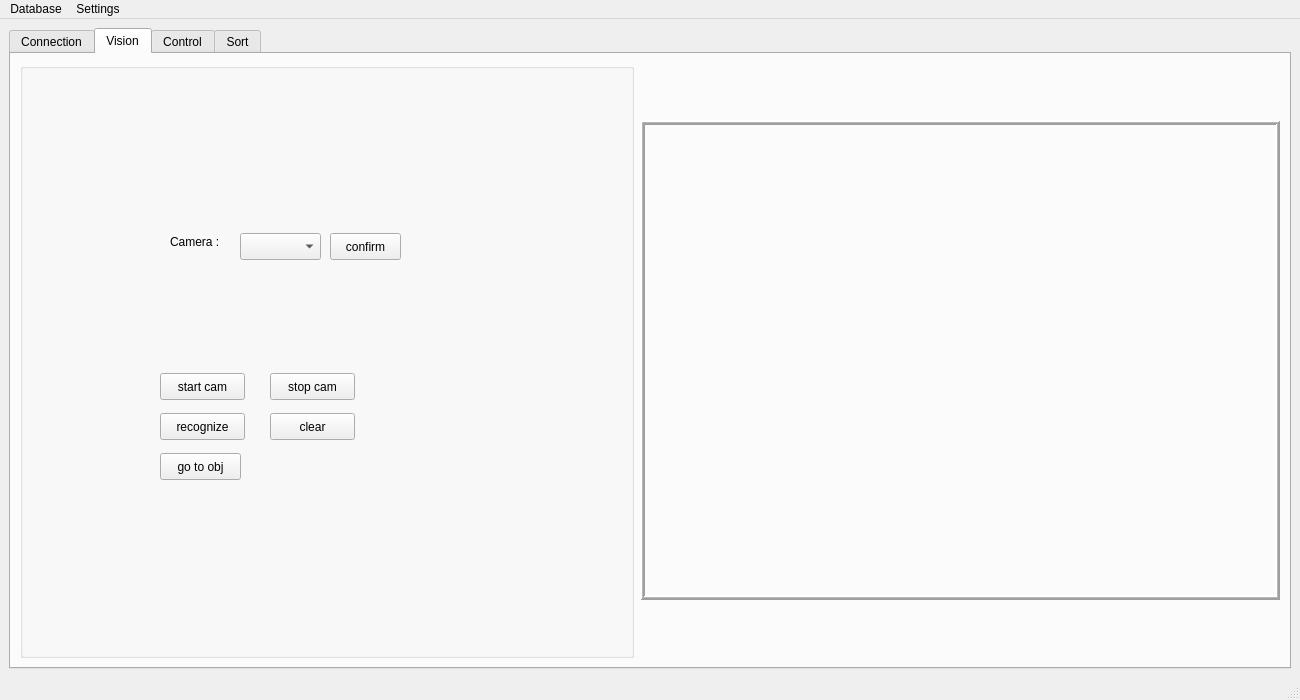
<?xml version="1.0" encoding="UTF-8"?>
<ui version="4.0">
 <class>MainWindow</class>
 <widget class="QMainWindow" name="MainWindow">
  <property name="geometry">
   <rect>
    <x>0</x>
    <y>0</y>
    <width>1300</width>
    <height>700</height>
   </rect>
  </property>
  <property name="minimumSize">
   <size>
    <width>1300</width>
    <height>700</height>
   </size>
  </property>
  <property name="windowTitle">
   <string>MainWindow</string>
  </property>
  <widget class="QWidget" name="centralwidget">
   <layout class="QHBoxLayout" name="horizontalLayout">
    <item>
     <widget class="QTabWidget" name="tabWidget">
      <property name="enabled">
       <bool>true</bool>
      </property>
      <property name="currentIndex">
       <number>1</number>
      </property>
      <widget class="QWidget" name="tab_con">
       <property name="enabled">
        <bool>true</bool>
       </property>
       <attribute name="title">
        <string>Connection</string>
       </attribute>
       <layout class="QGridLayout" name="gridLayout_3">
        <item row="0" column="0">
         <widget class="QGroupBox" name="groupBox_5">
          <property name="maximumSize">
           <size>
            <width>600</width>
            <height>220</height>
           </size>
          </property>
          <property name="title">
           <string/>
          </property>
          <layout class="QGridLayout" name="gridLayout_2">
           <item row="3" column="0">
            <spacer name="verticalSpacer">
             <property name="orientation">
              <enum>Qt::Vertical</enum>
             </property>
             <property name="sizeHint" stdset="0">
              <size>
               <width>20</width>
               <height>40</height>
              </size>
             </property>
            </spacer>
           </item>
           <item row="4" column="3">
            <widget class="QPushButton" name="pushButton_13">
             <property name="enabled">
              <bool>false</bool>
             </property>
             <property name="text">
              <string>Disconnect</string>
             </property>
            </widget>
           </item>
           <item row="0" column="0">
            <widget class="QLabel" name="label_3">
             <property name="text">
              <string>Port:</string>
             </property>
            </widget>
           </item>
           <item row="0" column="2">
            <widget class="QLabel" name="label_4">
             <property name="text">
              <string>Baud Rate:</string>
             </property>
            </widget>
           </item>
           <item row="0" column="3">
            <widget class="QLabel" name="label_5">
             <property name="text">
              <string>Databits:</string>
             </property>
            </widget>
           </item>
           <item row="0" column="4">
            <widget class="QLabel" name="label_6">
             <property name="text">
              <string>Stopbits:</string>
             </property>
            </widget>
           </item>
           <item row="2" column="3">
            <widget class="QComboBox" name="comboBox_3">
             <item>
              <property name="text">
               <string>8</string>
              </property>
             </item>
             <item>
              <property name="text">
               <string>5</string>
              </property>
             </item>
             <item>
              <property name="text">
               <string>6</string>
              </property>
             </item>
             <item>
              <property name="text">
               <string>7</string>
              </property>
             </item>
            </widget>
           </item>
           <item row="2" column="0">
            <widget class="QComboBox" name="comboBox"/>
           </item>
           <item row="2" column="4">
            <widget class="QComboBox" name="comboBox_4">
             <item>
              <property name="text">
               <string>2</string>
              </property>
             </item>
             <item>
              <property name="text">
               <string>1</string>
              </property>
             </item>
             <item>
              <property name="text">
               <string>1.5</string>
              </property>
             </item>
            </widget>
           </item>
           <item row="2" column="2">
            <widget class="QComboBox" name="comboBox_2">
             <item>
              <property name="text">
               <string>9600</string>
              </property>
             </item>
             <item>
              <property name="text">
               <string>4800</string>
              </property>
             </item>
             <item>
              <property name="text">
               <string>2400</string>
              </property>
             </item>
             <item>
              <property name="text">
               <string>19200</string>
              </property>
             </item>
             <item>
              <property name="text">
               <string>38400</string>
              </property>
             </item>
             <item>
              <property name="text">
               <string>57600</string>
              </property>
             </item>
             <item>
              <property name="text">
               <string>115200</string>
              </property>
             </item>
            </widget>
           </item>
           <item row="2" column="1">
            <widget class="QComboBox" name="comboBox_5">
             <item>
              <property name="text">
               <string>Even</string>
              </property>
             </item>
             <item>
              <property name="text">
               <string>None</string>
              </property>
             </item>
             <item>
              <property name="text">
               <string>Odd</string>
              </property>
             </item>
             <item>
              <property name="text">
               <string>Mark</string>
              </property>
             </item>
             <item>
              <property name="text">
               <string>Space</string>
              </property>
             </item>
            </widget>
           </item>
           <item row="0" column="1">
            <widget class="QLabel" name="label_7">
             <property name="text">
              <string>Parity:</string>
             </property>
            </widget>
           </item>
           <item row="4" column="1">
            <widget class="QPushButton" name="pushButton_12">
             <property name="text">
              <string>Connect</string>
             </property>
            </widget>
           </item>
          </layout>
         </widget>
        </item>
       </layout>
      </widget>
      <widget class="QWidget" name="tab_vis">
       <attribute name="title">
        <string>Vision</string>
       </attribute>
       <layout class="QHBoxLayout" name="horizontalLayout_3">
        <item>
         <widget class="QGroupBox" name="groupBox_3">
          <property name="cursor">
           <cursorShape>ArrowCursor</cursorShape>
          </property>
          <property name="title">
           <string/>
          </property>
          <widget class="QPushButton" name="clear">
           <property name="geometry">
            <rect>
             <x>250</x>
             <y>350</y>
             <width>85</width>
             <height>27</height>
            </rect>
           </property>
           <property name="text">
            <string>clear</string>
           </property>
          </widget>
          <widget class="QPushButton" name="recognize">
           <property name="geometry">
            <rect>
             <x>140</x>
             <y>350</y>
             <width>85</width>
             <height>27</height>
            </rect>
           </property>
           <property name="text">
            <string>recognize</string>
           </property>
          </widget>
          <widget class="QPushButton" name="start_cam">
           <property name="geometry">
            <rect>
             <x>140</x>
             <y>310</y>
             <width>85</width>
             <height>27</height>
            </rect>
           </property>
           <property name="text">
            <string>start cam</string>
           </property>
          </widget>
          <widget class="QPushButton" name="stop_cam">
           <property name="geometry">
            <rect>
             <x>250</x>
             <y>310</y>
             <width>85</width>
             <height>27</height>
            </rect>
           </property>
           <property name="text">
            <string>stop cam</string>
           </property>
          </widget>
          <widget class="QComboBox" name="comboBox_6">
           <property name="geometry">
            <rect>
             <x>220</x>
             <y>170</y>
             <width>81</width>
             <height>27</height>
            </rect>
           </property>
          </widget>
          <widget class="QLabel" name="label_16">
           <property name="geometry">
            <rect>
             <x>150</x>
             <y>170</y>
             <width>67</width>
             <height>17</height>
            </rect>
           </property>
           <property name="text">
            <string>Camera :</string>
           </property>
          </widget>
          <widget class="QPushButton" name="pushButton_25">
           <property name="geometry">
            <rect>
             <x>310</x>
             <y>170</y>
             <width>71</width>
             <height>27</height>
            </rect>
           </property>
           <property name="text">
            <string>confirm</string>
           </property>
          </widget>
          <widget class="QPushButton" name="pushButton_26">
           <property name="geometry">
            <rect>
             <x>140</x>
             <y>390</y>
             <width>81</width>
             <height>27</height>
            </rect>
           </property>
           <property name="text">
            <string>go to obj</string>
           </property>
          </widget>
         </widget>
        </item>
        <item alignment="Qt::AlignHCenter">
         <widget class="QLabel" name="Vision_wind">
          <property name="minimumSize">
           <size>
            <width>640</width>
            <height>480</height>
           </size>
          </property>
          <property name="maximumSize">
           <size>
            <width>640</width>
            <height>480</height>
           </size>
          </property>
          <property name="cursor">
           <cursorShape>CrossCursor</cursorShape>
          </property>
          <property name="mouseTracking">
           <bool>true</bool>
          </property>
          <property name="frameShape">
           <enum>QFrame::Box</enum>
          </property>
          <property name="frameShadow">
           <enum>QFrame::Raised</enum>
          </property>
          <property name="lineWidth">
           <number>2</number>
          </property>
          <property name="midLineWidth">
           <number>1</number>
          </property>
          <property name="text">
           <string/>
          </property>
         </widget>
        </item>
       </layout>
      </widget>
      <widget class="QWidget" name="tab_cntrl">
       <property name="enabled">
        <bool>false</bool>
       </property>
       <attribute name="title">
        <string>Control</string>
       </attribute>
       <layout class="QGridLayout" name="gridLayout_9">
        <item row="0" column="1">
         <widget class="QGroupBox" name="groupBox_7">
          <property name="title">
           <string>Joint</string>
          </property>
          <layout class="QGridLayout" name="gridLayout_5">
           <item row="2" column="0" alignment="Qt::AlignRight">
            <widget class="QLabel" name="label_11">
             <property name="text">
              <string>J3</string>
             </property>
            </widget>
           </item>
           <item row="3" column="0" alignment="Qt::AlignRight">
            <widget class="QLabel" name="label_12">
             <property name="text">
              <string>J5</string>
             </property>
            </widget>
           </item>
           <item row="0" column="1">
            <widget class="QPushButton" name="pushButton_7">
             <property name="text">
              <string>+</string>
             </property>
            </widget>
           </item>
           <item row="0" column="0" alignment="Qt::AlignRight">
            <widget class="QLabel" name="label_9">
             <property name="text">
              <string>J1</string>
             </property>
            </widget>
           </item>
           <item row="0" column="2">
            <widget class="QPushButton" name="pushButton_8">
             <property name="text">
              <string>-</string>
             </property>
            </widget>
           </item>
           <item row="1" column="0" alignment="Qt::AlignRight">
            <widget class="QLabel" name="label_10">
             <property name="text">
              <string>J2</string>
             </property>
            </widget>
           </item>
           <item row="4" column="0" alignment="Qt::AlignRight">
            <widget class="QLabel" name="label_13">
             <property name="text">
              <string>J6</string>
             </property>
            </widget>
           </item>
           <item row="1" column="1">
            <widget class="QPushButton" name="pushButton_9">
             <property name="text">
              <string>+</string>
             </property>
            </widget>
           </item>
           <item row="1" column="2">
            <widget class="QPushButton" name="pushButton_10">
             <property name="text">
              <string>-</string>
             </property>
            </widget>
           </item>
           <item row="2" column="1">
            <widget class="QPushButton" name="pushButton_11">
             <property name="text">
              <string>+</string>
             </property>
            </widget>
           </item>
           <item row="2" column="2">
            <widget class="QPushButton" name="pushButton_14">
             <property name="text">
              <string>-</string>
             </property>
            </widget>
           </item>
           <item row="3" column="1">
            <widget class="QPushButton" name="pushButton_15">
             <property name="text">
              <string>+</string>
             </property>
            </widget>
           </item>
           <item row="3" column="2">
            <widget class="QPushButton" name="pushButton_16">
             <property name="text">
              <string>-</string>
             </property>
            </widget>
           </item>
           <item row="4" column="1">
            <widget class="QPushButton" name="pushButton_17">
             <property name="text">
              <string>+</string>
             </property>
            </widget>
           </item>
           <item row="4" column="2">
            <widget class="QPushButton" name="pushButton_18">
             <property name="text">
              <string>-</string>
             </property>
            </widget>
           </item>
          </layout>
         </widget>
        </item>
        <item row="1" column="0" rowspan="2">
         <widget class="QGroupBox" name="groupBox_8">
          <property name="title">
           <string>Servo</string>
          </property>
          <layout class="QGridLayout" name="gridLayout_6">
           <item row="3" column="0">
            <widget class="QLabel" name="label_14">
             <property name="text">
              <string>Speed :</string>
             </property>
            </widget>
           </item>
           <item row="3" column="1" colspan="2">
            <widget class="QLabel" name="label_15">
             <property name="text">
              <string>klkl</string>
             </property>
            </widget>
           </item>
           <item row="4" column="0" colspan="3">
            <widget class="QSlider" name="horizontalSlider">
             <property name="orientation">
              <enum>Qt::Horizontal</enum>
             </property>
            </widget>
           </item>
           <item row="1" column="2">
            <widget class="QPushButton" name="pushButton_19">
             <property name="text">
              <string>On</string>
             </property>
            </widget>
           </item>
           <item row="1" column="0">
            <widget class="QPushButton" name="pushButton_20">
             <property name="enabled">
              <bool>false</bool>
             </property>
             <property name="text">
              <string>Off</string>
             </property>
            </widget>
           </item>
           <item row="5" column="2">
            <widget class="QPushButton" name="pushButton_24">
             <property name="text">
              <string>Conf. Speed</string>
             </property>
            </widget>
           </item>
           <item row="5" column="0">
            <widget class="QPushButton" name="pushButton_21">
             <property name="text">
              <string>ERROR RESET</string>
             </property>
            </widget>
           </item>
          </layout>
         </widget>
        </item>
        <item row="1" column="1">
         <widget class="QGroupBox" name="groupBox_9">
          <property name="title">
           <string>Chwytak</string>
          </property>
          <layout class="QGridLayout" name="gridLayout_7">
           <item row="0" column="0">
            <widget class="QPushButton" name="pushButton_22">
             <property name="text">
              <string>On</string>
             </property>
            </widget>
           </item>
           <item row="0" column="1">
            <widget class="QPushButton" name="pushButton_23">
             <property name="enabled">
              <bool>false</bool>
             </property>
             <property name="text">
              <string>Off</string>
             </property>
            </widget>
           </item>
          </layout>
         </widget>
        </item>
        <item row="0" column="0">
         <widget class="QGroupBox" name="groupBox_6">
          <property name="title">
           <string>XYZ</string>
          </property>
          <layout class="QGridLayout" name="gridLayout_4">
           <item row="2" column="0" alignment="Qt::AlignRight">
            <widget class="QLabel" name="label_8">
             <property name="text">
              <string>Z</string>
             </property>
            </widget>
           </item>
           <item row="0" column="0" alignment="Qt::AlignRight">
            <widget class="QLabel" name="label">
             <property name="text">
              <string>X</string>
             </property>
            </widget>
           </item>
           <item row="0" column="2">
            <widget class="QPushButton" name="pushButton_2">
             <property name="text">
              <string>-</string>
             </property>
            </widget>
           </item>
           <item row="0" column="1">
            <widget class="QPushButton" name="pushButton">
             <property name="text">
              <string>+</string>
             </property>
            </widget>
           </item>
           <item row="2" column="2">
            <widget class="QPushButton" name="pushButton_6">
             <property name="text">
              <string>-</string>
             </property>
            </widget>
           </item>
           <item row="1" column="0" alignment="Qt::AlignRight">
            <widget class="QLabel" name="label_2">
             <property name="text">
              <string>Y</string>
             </property>
            </widget>
           </item>
           <item row="1" column="2">
            <widget class="QPushButton" name="pushButton_4">
             <property name="text">
              <string>-</string>
             </property>
            </widget>
           </item>
           <item row="2" column="1">
            <widget class="QPushButton" name="pushButton_5">
             <property name="text">
              <string>+</string>
             </property>
            </widget>
           </item>
           <item row="1" column="1">
            <widget class="QPushButton" name="pushButton_3">
             <property name="text">
              <string>+</string>
             </property>
            </widget>
           </item>
          </layout>
         </widget>
        </item>
        <item row="3" column="0" colspan="2">
         <widget class="QGroupBox" name="groupBox_10">
          <property name="title">
           <string>Output Message</string>
          </property>
          <layout class="QGridLayout" name="gridLayout_8">
           <item row="0" column="0">
            <widget class="QLabel" name="label_17">
             <property name="text">
              <string>None</string>
             </property>
            </widget>
           </item>
          </layout>
         </widget>
        </item>
       </layout>
      </widget>
      <widget class="QWidget" name="tab_srt">
       <property name="enabled">
        <bool>false</bool>
       </property>
       <attribute name="title">
        <string>Sort</string>
       </attribute>
       <layout class="QHBoxLayout" name="horizontalLayout_2">
        <item>
         <widget class="QGroupBox" name="groupBox">
          <property name="enabled">
           <bool>false</bool>
          </property>
          <property name="title">
           <string/>
          </property>
          <layout class="QVBoxLayout" name="verticalLayout_2">
           <item alignment="Qt::AlignHCenter">
            <widget class="QTableView" name="obiekty">
             <property name="minimumSize">
              <size>
               <width>400</width>
               <height>300</height>
              </size>
             </property>
             <property name="maximumSize">
              <size>
               <width>400</width>
               <height>16000000</height>
              </size>
             </property>
            </widget>
           </item>
           <item alignment="Qt::AlignHCenter">
            <widget class="QGroupBox" name="groupBox_4">
             <property name="maximumSize">
              <size>
               <width>250</width>
               <height>300</height>
              </size>
             </property>
             <property name="title">
              <string/>
             </property>
             <layout class="QGridLayout" name="gridLayout">
              <item row="4" column="2">
               <widget class="QPushButton" name="next_step">
                <property name="text">
                 <string>next step</string>
                </property>
               </widget>
              </item>
              <item row="2" column="2">
               <widget class="QPushButton" name="start_process">
                <property name="text">
                 <string>start process</string>
                </property>
               </widget>
              </item>
              <item row="4" column="0">
               <widget class="QPushButton" name="pause">
                <property name="text">
                 <string>pause</string>
                </property>
               </widget>
              </item>
              <item row="0" column="0">
               <widget class="QPushButton" name="stop_vis">
                <property name="text">
                 <string>stop vision</string>
                </property>
               </widget>
              </item>
              <item row="0" column="2">
               <widget class="QPushButton" name="start_vis">
                <property name="text">
                 <string>start vision</string>
                </property>
               </widget>
              </item>
              <item row="2" column="0">
               <widget class="QPushButton" name="stop_process">
                <property name="text">
                 <string>stop process</string>
                </property>
               </widget>
              </item>
              <item row="5" column="0">
               <widget class="QPushButton" name="autobutton">
                <property name="text">
                 <string>auto</string>
                </property>
               </widget>
              </item>
             </layout>
            </widget>
           </item>
          </layout>
         </widget>
        </item>
        <item>
         <widget class="QGroupBox" name="groupBox_2">
          <layout class="QVBoxLayout" name="verticalLayout">
           <item>
            <widget class="QLabel" name="Sort_vision">
             <property name="minimumSize">
              <size>
               <width>650</width>
               <height>550</height>
              </size>
             </property>
             <property name="maximumSize">
              <size>
               <width>650</width>
               <height>550</height>
              </size>
             </property>
             <property name="frameShape">
              <enum>QFrame::Box</enum>
             </property>
             <property name="frameShadow">
              <enum>QFrame::Raised</enum>
             </property>
             <property name="lineWidth">
              <number>2</number>
             </property>
             <property name="midLineWidth">
              <number>2</number>
             </property>
             <property name="text">
              <string/>
             </property>
            </widget>
           </item>
          </layout>
         </widget>
        </item>
       </layout>
      </widget>
     </widget>
    </item>
   </layout>
  </widget>
  <widget class="QMenuBar" name="menubar">
   <property name="geometry">
    <rect>
     <x>0</x>
     <y>0</y>
     <width>1300</width>
     <height>25</height>
    </rect>
   </property>
   <property name="nativeMenuBar">
    <bool>false</bool>
   </property>
   <widget class="QMenu" name="menuSettings">
    <property name="focusPolicy">
     <enum>Qt::ClickFocus</enum>
    </property>
    <property name="title">
     <string>Settings</string>
    </property>
    <property name="separatorsCollapsible">
     <bool>false</bool>
    </property>
   </widget>
   <widget class="QMenu" name="menuDatabase">
    <property name="title">
     <string>Database</string>
    </property>
    <addaction name="actionAdd_object"/>
    <addaction name="actionDelete_object"/>
    <addaction name="actionClear_all"/>
   </widget>
   <addaction name="menuDatabase"/>
   <addaction name="menuSettings"/>
  </widget>
  <widget class="QStatusBar" name="statusbar"/>
  <action name="actionAdd_object">
   <property name="text">
    <string>Add object</string>
   </property>
  </action>
  <action name="actionDelete_object">
   <property name="text">
    <string>Delete object</string>
   </property>
  </action>
  <action name="actionClear_all">
   <property name="text">
    <string>Clear all</string>
   </property>
  </action>
 </widget>
 <resources/>
 <connections/>
</ui>
